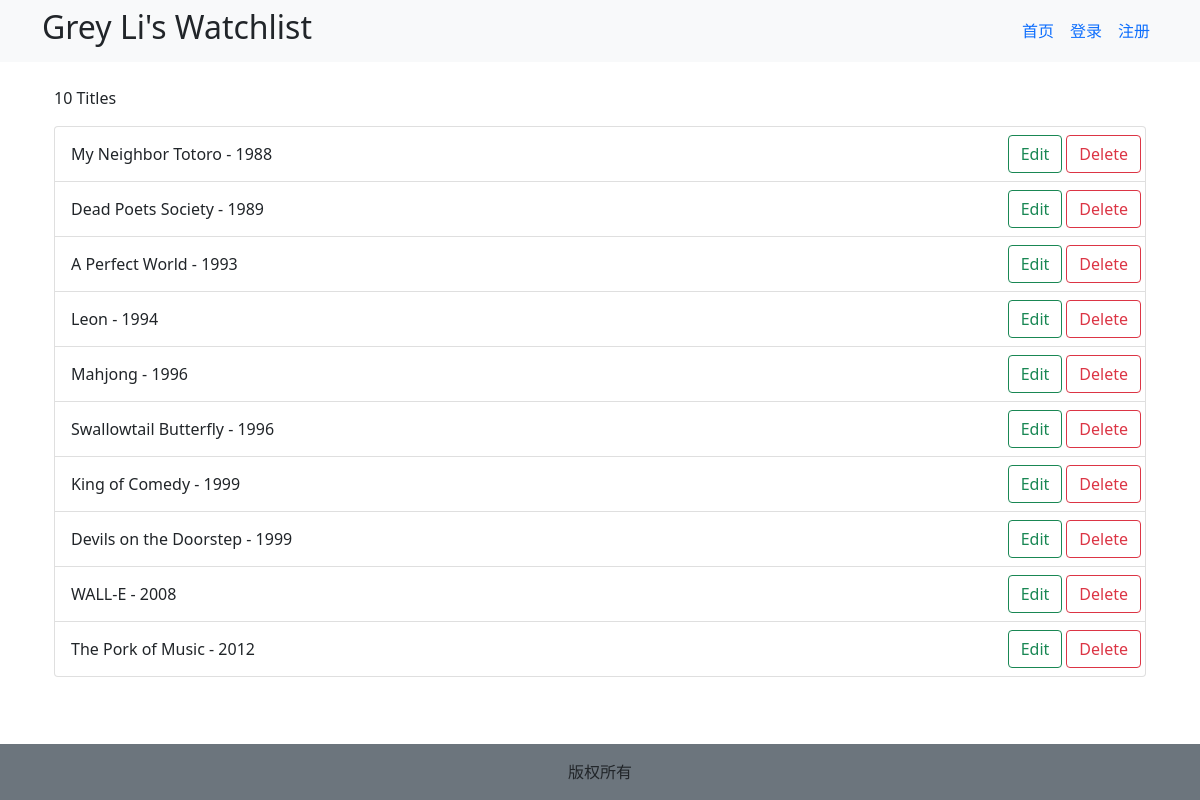
The page / on the database its author committed.
### app.py (models this page shows, shortened)
class User(db.Model, UserMixin):
    id = db.Column(db.Integer, primary_key=True)
    name = db.Column(db.String(20))           # 用户显示名称，可以在 settings 中修改
    username = db.Column(db.String(20))       # 用户登录名，不能更改
    password_hash = db.Column(db.String(128)) # 用户登录密码加密后的hash值

class Movie(db.Model):
    id = db.Column(db.Integer, primary_key=True)
    title = db.Column(db.String(60))    # 电影标题
    year = db.Column(db.String(4))      # 电影发行年份

### app.py (the view, shortened to what this page needs)
@app.route('/', methods=['GET', 'POST'])
def index():  # put application's code here
    movies = Movie.query.all()   # 查询所有电影
    return render_template('index.html', title="Home",  movies=movies)

### app.py (called while the page is built)
@app.context_processor
def inject_user():
    user = User.query.first()
    return dict(user=user)

### templates/index.html (shortened to what this page needs)
{% extends 'base.html' %}
{% block main %}
<div class="container">
    <p>{{ movies | length }} Titles</p>
    <ul class="list-group">
        {% for movie in movies %}
        <li class="list-group-item">
            <div class="d-flex w-100 align-items-center">
                <span>{{ movie.title }} - {{ movie.year }}</span>
                <a class="btn btn-outline-success mx-3" href="{{url_for('edit', movie_id=movie.id)}}">Edit</a>
                <form method="post" class="row align-items-end" action="{{url_for('delete', movie_id= movie.id)}}">
                    <input type="submit" class="btn btn-outline-danger" value="Delete" name="delete"
                        onclick="return confirm('Are you sure?')">
                </form>
            </div>
        </li>
        {% endfor %}
    </ul>
</div>
{% endblock main %}

### templates/base.html (shortened to what this page needs)
<!DOCTYPE html>
<html lang="en">
<head>
    <link rel="stylesheet" href="{{url_for('static', filename ='bootstrap-5.1.3-dist/css/bootstrap.css')}}">
    <link rel="stylesheet" href="{{url_for('static', filename ='css/style.css')}}">
</head>
<body>
    <div class="d-flex flex-column vh-100">
        <nav class="navbar navbar-expand-sm bg-light mb-4">
            <div class="container d-flex w-100">
                <h2>{{ user.name }}'s Watchlist</h2>
                <ul class="navbar-nav">
                    <li class="nav-item">
                        <a class="nav-link" href="/">首页</a>
                    </li>
                    {% if current_user.is_authenticated %}
                    <li class="nav-item">
                        <a class="nav-link" href="{{ url_for('settings') }}">设置</a>
                    </li>
                    <li class="nav-item">
                        <a class="nav-link" href="{{url_for('logout')}}">
                            <span>当前用户: {{current_user.name}} 注销  </span>
                        </a>
                    </li>
                    {% else %}
                    <li class="nav-item">
                        <a class="nav-link" href="{{url_for('login')}}">登录</a>
                    </li>
                    <li class="nav-item">
                        <a class="nav-link" href="{{url_for('signup')}}">注册</a>
                    </li>
                    {% endif %}
                </ul>
            </div>
        </nav>
        <div class="flex-grow-1 container">
            {% block main %}
            {% endblock %}
        </div>
        <footer class="text-center mt-5 p-3 bg-secondary"> 版权所有</footer>
    </div>
</body>
</html>

### rows shown on the page
User: name "Grey Li"
Movie: title "My Neighbor Totoro", year "1988"
Movie: title "Dead Poets Society", year "1989"
Movie: title "A Perfect World", year "1993"
Movie: title "Leon", year "1994"
Movie: title "Mahjong", year "1996"
Movie: title "Swallowtail Butterfly", year "1996"
Movie: title "King of Comedy", year "1999"
Movie: title "Devils on the Doorstep", year "1999"
Movie: title "WALL-E", year "2008"
Movie: title "The Pork of Music", year "2012"

### other values the page prints
{{ movies | length }} "10"
